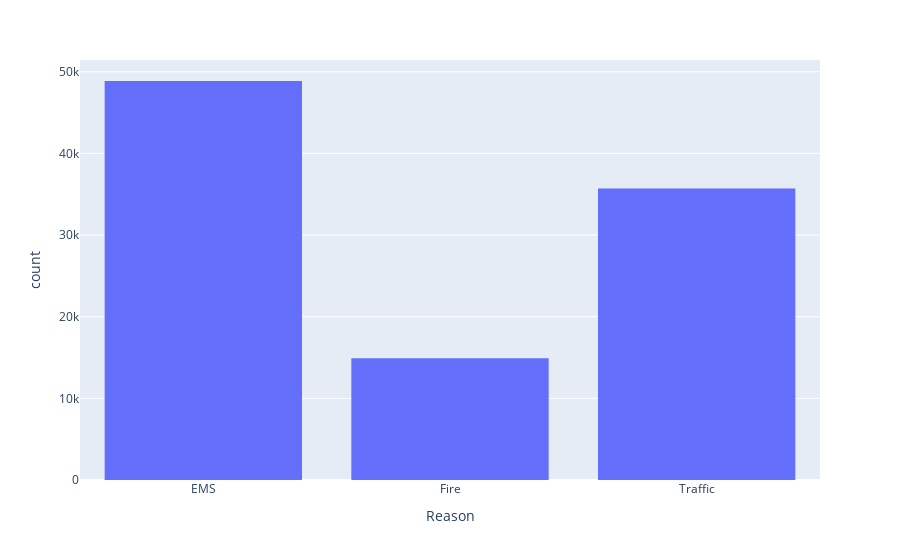

Notebook cell for this chart:
### Code cell
px.histogram(df,x='Reason')

### Figure 1 — Plotly figure (JSON) as saved in the notebook; plotly's stock layout.template omitted (floating-point values rounded to 4 significant figures; data arrays with more than 128 entries replaced by an {"elided": "..."} marker saying what was removed)
{"data": [{"alignmentgroup": "True", "bingroup": "x", "hovertemplate": "Reason=%{x}<br>count=%{y}<extra></extra>", "legendgroup": "", "marker": {"color": "#636efa"}, "name": "", "offsetgroup": "", "orientation": "v", "showlegend": false, "type": "histogram", "x": {"elided": "99492 str values"}, "xaxis": "x", "yaxis": "y"}], "layout": {"barmode": "relative", "legend": {"tracegroupgap": 0}, "margin": {"t": 60}, "xaxis": {"anchor": "y", "domain": [0, 1], "title": {"text": "Reason"}}, "yaxis": {"anchor": "x", "domain": [0, 1], "title": {"text": "count"}}}}
